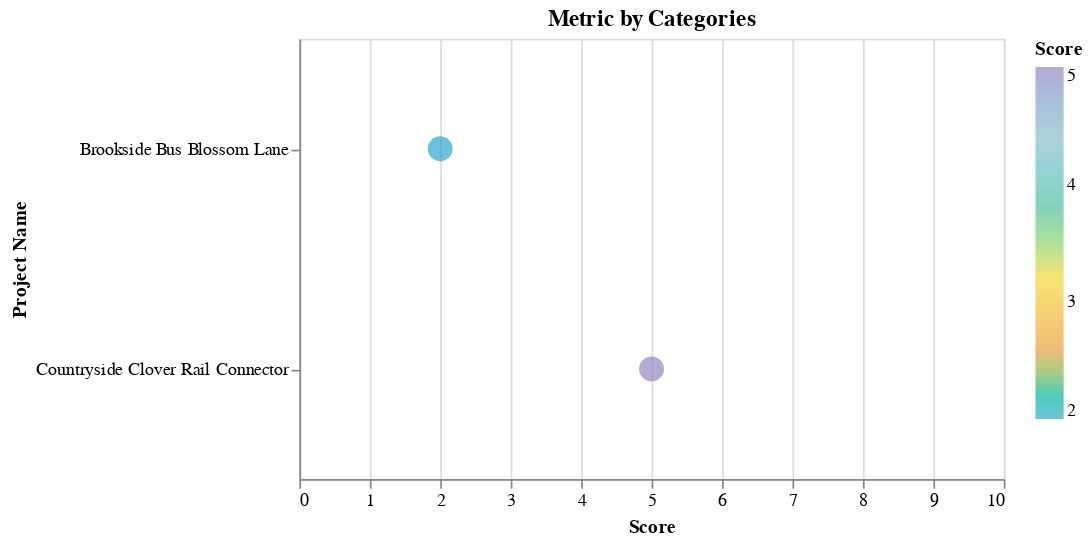
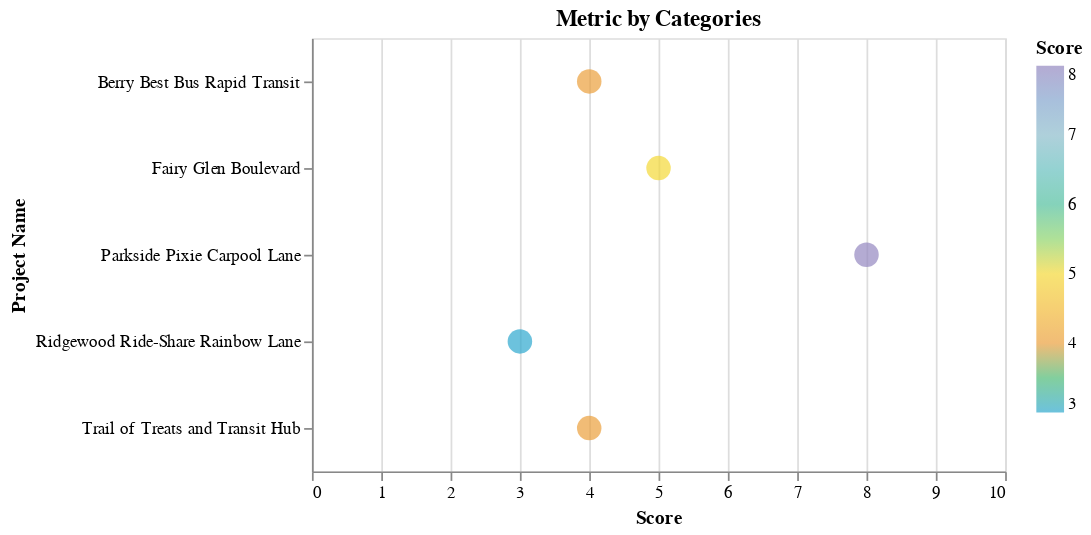

The notebook cell these images were saved under, in order:
### Code cell
for district in range(10, 12):
    _starterkit_utils.create_district_summary(df, district)

### Figure 1 — Vega-Lite specification as saved in the notebook (floating-point values rounded to 4 significant figures)
{"config": {"view": {"continuousWidth": 300, "continuousHeight": 300}}, "data": {"name": "data-d11d1146425408389a8b784a97fbf614"}, "mark": {"type": "circle", "size": 200}, "encoding": {"color": {"field": "Score", "scale": {"range": ["#2EA8CE", "#EB9F3C", "#F4D837", "#51BF9D", "#8CBCCB", "#9487C0"]}, "type": "quantitative"}, "tooltip": [{"field": "CalTrans District", "type": "quantitative"}, {"field": "Project Name", "type": "nominal"}, {"field": "Metric", "type": "nominal"}, {"field": "Score", "type": "quantitative"}], "x": {"field": "Score", "scale": {"domain": [0, 10]}, "type": "quantitative"}, "y": {"field": "Project Name", "type": "nominal"}}, "height": 250, "params": [{"name": "param_3", "select": {"type": "point", "fields": ["Metric"]}, "bind": {"input": "select", "options": ["Accessibility Score", "DAC Accessibility Score", "DAC Traffic Impacts Score", "Freight Efficiency Score", "Freight Sustainability Score", "Mode Shift Score", "Landuse Natural Resources Score", "Safety Score", "VMT Score", "ZEV Score", "Public Engagement Score", "Climate Resilience Score", "Program Fit Score"], "name": "Metrics: "}, "value": "Accessibility Score"}], "title": "Metric by Categories", "transform": [{"filter": {"param": "param_3"}}], "width": 400, "$schema": "https://vega.github.io/schema/vega-lite/v5.17.0.json", "datasets": {"data-d11d1146425408389a8b784a97fbf614": [{"CalTrans District": 10, "Project Name": "Countryside Clover Rail Connector", "Metric": "Accessibility Score", "Score": 5}, {"CalTrans District": 10, "Project Name": "Brookside Bus Blossom Lane", "Metric": "Accessibility Score", "Score": 2}, {"CalTrans District": 10, "Project Name": "Countryside Clover Rail Connector", "Metric": "DAC Accessibility Score", "Score": 2}, {"CalTrans District": 10, "Project Name": "Brookside Bus Blossom Lane", "Metric": "DAC Accessibility Score", "Score": 10}, {"CalTrans District": 10, "Project Name": "Countryside Clover Rail Connector", "Metric": "DAC Traffic Impacts Score", "Score": 1}, {"CalTrans District": 10, "Project Name": "Brookside Bus Blossom Lane", "Metric": "DAC Traffic Impacts Score", "Score": 10}, {"CalTrans District": 10, "Project Name": "Countryside Clover Rail Connector", "Metric": "Freight Efficiency Score", "Score": 5}, {"CalTrans District": 10, "Project Name": "Brookside Bus Blossom Lane", "Metric": "Freight Efficiency Score", "Score": 3}, {"CalTrans District": 10, "Project Name": "Countryside Clover Rail Connector", "Metric": "Freight Sustainability Score", "Score": 5}, {"CalTrans District": 10, "Project Name": "Brookside Bus Blossom Lane", "Metric": "Freight Sustainability Score", "Score": 9}, {"CalTrans District": 10, "Project Name": "Countryside Clover Rail Connector", "Metric": "Mode Shift Score", "Score": 8}, {"CalTrans District": 10, "Project Name": "Brookside Bus Blossom Lane", "Metric": "Mode Shift Score", "Score": 6}, {"CalTrans District": 10, "Project Name": "Countryside Clover Rail Connector", "Metric": "Landuse Natural Resources Score", "Score": 6}, {"CalTrans District": 10, "Project Name": "Brookside Bus Blossom Lane", "Metric": "Landuse Natural Resources Score", "Score": 10}, {"CalTrans District": 10, "Project Name": "Countryside Clover Rail Connector", "Metric": "Safety Score", "Score": 1}, {"CalTrans District": 10, "Project Name": "Brookside Bus Blossom Lane", "Metric": "Safety Score", "Score": 5}, {"CalTrans District": 10, "Project Name": "Countryside Clover Rail Connector", "Metric": "VMT Score", "Score": 1}, {"CalTrans District": 10, "Project Name": "Brookside Bus Blossom Lane", "Metric": "VMT Score", "Score": 3}, {"CalTrans District": 10, "Project Name": "Countryside Clover Rail Connector", "Metric": "ZEV Score", "Score": 8}, {"CalTrans District": 10, "Project Name": "Brookside Bus Blossom Lane", "Metric": "ZEV Score", "Score": 4}, {"CalTrans District": 10, "Project Name": "Countryside Clover Rail Connector", "Metric": "Public Engagement Score", "Score": 10}, {"CalTrans District": 10, "Project Name": "Brookside Bus Blossom Lane", "Metric": "Public Engagement Score", "Score": 7}, {"CalTrans District": 10, "Project Name": "Countryside Clover Rail Connector", "Metric": "Climate Resilience Score", "Score": 6}, {"CalTrans District": 10, "Project Name": "Brookside Bus Blossom Lane", "Metric": "Climate Resilience Score", "Score": 9}, {"CalTrans District": 10, "Project Name": "Countryside Clover Rail Connector", "Metric": "Program Fit Score", "Score": 1}, {"CalTrans District": 10, "Project Name": "Brookside Bus Blossom Lane", "Metric": "Program Fit Score", "Score": 8}]}}

### Figure 2 — Vega-Lite specification as saved in the notebook (floating-point values rounded to 4 significant figures)
{"config": {"view": {"continuousWidth": 300, "continuousHeight": 300}}, "data": {"name": "data-df2995f7d0ba67beef00c12fea0f78a5"}, "mark": {"type": "circle", "size": 200}, "encoding": {"color": {"field": "Score", "scale": {"range": ["#2EA8CE", "#EB9F3C", "#F4D837", "#51BF9D", "#8CBCCB", "#9487C0"]}, "type": "quantitative"}, "tooltip": [{"field": "CalTrans District", "type": "quantitative"}, {"field": "Project Name", "type": "nominal"}, {"field": "Metric", "type": "nominal"}, {"field": "Score", "type": "quantitative"}], "x": {"field": "Score", "scale": {"domain": [0, 10]}, "type": "quantitative"}, "y": {"field": "Project Name", "type": "nominal"}}, "height": 250, "params": [{"name": "param_4", "select": {"type": "point", "fields": ["Metric"]}, "bind": {"input": "select", "options": ["Accessibility Score", "DAC Accessibility Score", "DAC Traffic Impacts Score", "Freight Efficiency Score", "Freight Sustainability Score", "Mode Shift Score", "Landuse Natural Resources Score", "Safety Score", "VMT Score", "ZEV Score", "Public Engagement Score", "Climate Resilience Score", "Program Fit Score"], "name": "Metrics: "}, "value": "Accessibility Score"}], "title": "Metric by Categories", "transform": [{"filter": {"param": "param_4"}}], "width": 400, "$schema": "https://vega.github.io/schema/vega-lite/v5.17.0.json", "datasets": {"data-df2995f7d0ba67beef00c12fea0f78a5": [{"CalTrans District": 11, "Project Name": "Berry Best Bus Rapid Transit", "Metric": "Accessibility Score", "Score": 4}, {"CalTrans District": 11, "Project Name": "Trail of Treats and Transit Hub", "Metric": "Accessibility Score", "Score": 4}, {"CalTrans District": 11, "Project Name": "Fairy Glen Boulevard", "Metric": "Accessibility Score", "Score": 5}, {"CalTrans District": 11, "Project Name": "Parkside Pixie Carpool Lane", "Metric": "Accessibility Score", "Score": 8}, {"CalTrans District": 11, "Project Name": "Ridgewood Ride-Share Rainbow Lane", "Metric": "Accessibility Score", "Score": 3}, {"CalTrans District": 11, "Project Name": "Berry Best Bus Rapid Transit", "Metric": "DAC Accessibility Score", "Score": 5}, {"CalTrans District": 11, "Project Name": "Trail of Treats and Transit Hub", "Metric": "DAC Accessibility Score", "Score": 6}, {"CalTrans District": 11, "Project Name": "Fairy Glen Boulevard", "Metric": "DAC Accessibility Score", "Score": 8}, {"CalTrans District": 11, "Project Name": "Parkside Pixie Carpool Lane", "Metric": "DAC Accessibility Score", "Score": 10}, {"CalTrans District": 11, "Project Name": "Ridgewood Ride-Share Rainbow Lane", "Metric": "DAC Accessibility Score", "Score": 5}, {"CalTrans District": 11, "Project Name": "Berry Best Bus Rapid Transit", "Metric": "DAC Traffic Impacts Score", "Score": 5}, {"CalTrans District": 11, "Project Name": "Trail of Treats and Transit Hub", "Metric": "DAC Traffic Impacts Score", "Score": 7}, {"CalTrans District": 11, "Project Name": "Fairy Glen Boulevard", "Metric": "DAC Traffic Impacts Score", "Score": 9}, {"CalTrans District": 11, "Project Name": "Parkside Pixie Carpool Lane", "Metric": "DAC Traffic Impacts Score", "Score": 7}, {"CalTrans District": 11, "Project Name": "Ridgewood Ride-Share Rainbow Lane", "Metric": "DAC Traffic Impacts Score", "Score": 4}, {"CalTrans District": 11, "Project Name": "Berry Best Bus Rapid Transit", "Metric": "Freight Efficiency Score", "Score": 1}, {"CalTrans District": 11, "Project Name": "Trail of Treats and Transit Hub", "Metric": "Freight Efficiency Score", "Score": 4}, {"CalTrans District": 11, "Project Name": "Fairy Glen Boulevard", "Metric": "Freight Efficiency Score", "Score": 6}, {"CalTrans District": 11, "Project Name": "Parkside Pixie Carpool Lane", "Metric": "Freight Efficiency Score", "Score": 2}, {"CalTrans District": 11, "Project Name": "Ridgewood Ride-Share Rainbow Lane", "Metric": "Freight Efficiency Score", "Score": 9}, {"CalTrans District": 11, "Project Name": "Berry Best Bus Rapid Transit", "Metric": "Freight Sustainability Score", "Score": 2}, {"CalTrans District": 11, "Project Name": "Trail of Treats and Transit Hub", "Metric": "Freight Sustainability Score", "Score": 2}, {"CalTrans District": 11, "Project Name": "Fairy Glen Boulevard", "Metric": "Freight Sustainability Score", "Score": 1}, {"CalTrans District": 11, "Project Name": "Parkside Pixie Carpool Lane", "Metric": "Freight Sustainability Score", "Score": 5}, {"CalTrans District": 11, "Project Name": "Ridgewood Ride-Share Rainbow Lane", "Metric": "Freight Sustainability Score", "Score": 8}, {"CalTrans District": 11, "Project Name": "Berry Best Bus Rapid Transit", "Metric": "Mode Shift Score", "Score": 2}, {"CalTrans District": 11, "Project Name": "Trail of Treats and Transit Hub", "Metric": "Mode Shift Score", "Score": 7}, {"CalTrans District": 11, "Project Name": "Fairy Glen Boulevard", "Metric": "Mode Shift Score", "Score": 6}, {"CalTrans District": 11, "Project Name": "Parkside Pixie Carpool Lane", "Metric": "Mode Shift Score", "Score": 6}, {"CalTrans District": 11, "Project Name": "Ridgewood Ride-Share Rainbow Lane", "Metric": "Mode Shift Score", "Score": 10}, {"CalTrans District": 11, "Project Name": "Berry Best Bus Rapid Transit", "Metric": "Landuse Natural Resources Score", "Score": 4}, {"CalTrans District": 11, "Project Name": "Trail of Treats and Transit Hub", "Metric": "Landuse Natural Resources Score", "Score": 6}, {"CalTrans District": 11, "Project Name": "Fairy Glen Boulevard", "Metric": "Landuse Natural Resources Score", "Score": 10}, {"CalTrans District": 11, "Project Name": "Parkside Pixie Carpool Lane", "Metric": "Landuse Natural Resources Score", "Score": 6}, {"CalTrans District": 11, "Project Name": "Ridgewood Ride-Share Rainbow Lane", "Metric": "Landuse Natural Resources Score", "Score": 10}, {"CalTrans District": 11, "Project Name": "Berry Best Bus Rapid Transit", "Metric": "Safety Score", "Score": 8}, {"CalTrans District": 11, "Project Name": "Trail of Treats and Transit Hub", "Metric": "Safety Score", "Score": 7}, {"CalTrans District": 11, "Project Name": "Fairy Glen Boulevard", "Metric": "Safety Score", "Score": 6}, {"CalTrans District": 11, "Project Name": "Parkside Pixie Carpool Lane", "Metric": "Safety Score", "Score": 10}, {"CalTrans District": 11, "Project Name": "Ridgewood Ride-Share Rainbow Lane", "Metric": "Safety Score", "Score": 8}, {"CalTrans District": 11, "Project Name": "Berry Best Bus Rapid Transit", "Metric": "VMT Score", "Score": 1}, {"CalTrans District": 11, "Project Name": "Trail of Treats and Transit Hub", "Metric": "VMT Score", "Score": 4}, {"CalTrans District": 11, "Project Name": "Fairy Glen Boulevard", "Metric": "VMT Score", "Score": 6}, {"CalTrans District": 11, "Project Name": "Parkside Pixie Carpool Lane", "Metric": "VMT Score", "Score": 2}, {"CalTrans District": 11, "Project Name": "Ridgewood Ride-Share Rainbow Lane", "Metric": "VMT Score", "Score": 5}, {"CalTrans District": 11, "Project Name": "Berry Best Bus Rapid Transit", "Metric": "ZEV Score", "Score": 10}, {"CalTrans District": 11, "Project Name": "Trail of Treats and Transit Hub", "Metric": "ZEV Score", "Score": 8}, {"CalTrans District": 11, "Project Name": "Fairy Glen Boulevard", "Metric": "ZEV Score", "Score": 10}, {"CalTrans District": 11, "Project Name": "Parkside Pixie Carpool Lane", "Metric": "ZEV Score", "Score": 1}, {"CalTrans District": 11, "Project Name": "Ridgewood Ride-Share Rainbow Lane", "Metric": "ZEV Score", "Score": 6}, {"CalTrans District": 11, "Project Name": "Berry Best Bus Rapid Transit", "Metric": "Public Engagement Score", "Score": 3}, {"CalTrans District": 11, "Project Name": "Trail of Treats and Transit Hub", "Metric": "Public Engagement Score", "Score": 5}, {"CalTrans District": 11, "Project Name": "Fairy Glen Boulevard", "Metric": "Public Engagement Score", "Score": 4}, {"CalTrans District": 11, "Project Name": "Parkside Pixie Carpool Lane", "Metric": "Public Engagement Score", "Score": 10}, {"CalTrans District": 11, "Project Name": "Ridgewood Ride-Share Rainbow Lane", "Metric": "Public Engagement Score", "Score": 6}, {"CalTrans District": 11, "Project Name": "Berry Best Bus Rapid Transit", "Metric": "Climate Resilience Score", "Score": 2}, {"CalTrans District": 11, "Project Name": "Trail of Treats and Transit Hub", "Metric": "Climate Resilience Score", "Score": 5}, {"CalTrans District": 11, "Project Name": "Fairy Glen Boulevard", "Metric": "Climate Resilience Score", "Score": 3}, {"CalTrans District": 11, "Project Name": "Parkside Pixie Carpool Lane", "Metric": "Climate Resilience Score", "Score": 4}, {"CalTrans District": 11, "Project Name": "Ridgewood Ride-Share Rainbow Lane", "Metric": "Climate Resilience Score", "Score": 10}, {"CalTrans District": 11, "Project Name": "Berry Best Bus Rapid Transit", "Metric": "Program Fit Score", "Score": 8}, {"CalTrans District": 11, "Project Name": "Trail of Treats and Transit Hub", "Metric": "Program Fit Score", "Score": 10}, {"CalTrans District": 11, "Project Name": "Fairy Glen Boulevard", "Metric": "Program Fit Score", "Score": 5}, {"CalTrans District": 11, "Project Name": "Parkside Pixie Carpool Lane", "Metric": "Program Fit Score", "Score": 4}, {"CalTrans District": 11, "Project Name": "Ridgewood Ride-Share Rainbow Lane", "Metric": "Program Fit Score", "Score": 5}]}}
